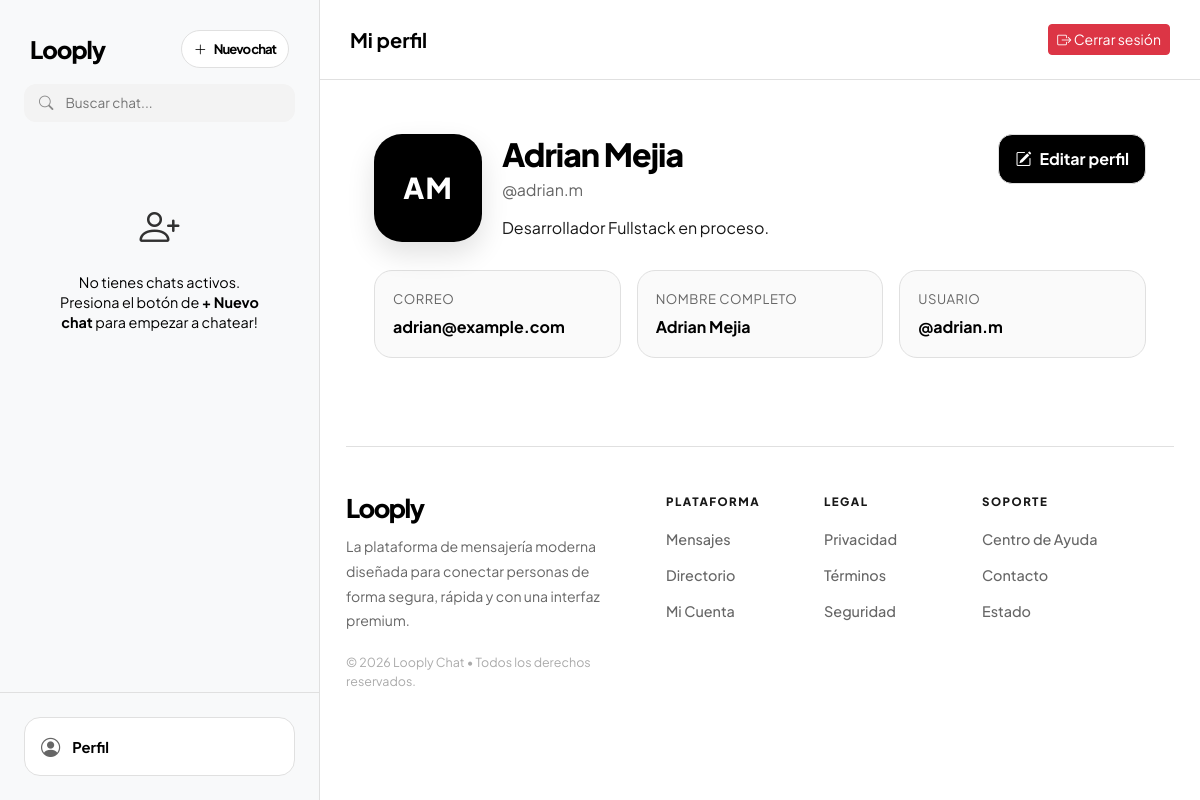
/views/profile.php (signed in), run on the app's committed database.
### tables this page shows
CREATE TABLE users (
    id INT AUTO_INCREMENT PRIMARY KEY,
    full_name VARCHAR(100) NOT NULL,
    username VARCHAR(50) NOT NULL UNIQUE,
    email VARCHAR(100) NOT NULL UNIQUE,
    password VARCHAR(255) NOT NULL,
    bio TEXT,
    created_at TIMESTAMP DEFAULT CURRENT_TIMESTAMP
);

### includes/queries.php (called while the page is built, shortened)
<?php
function q_get_user_by_id(PDO $db, int $id): array|false
{
    $stmt = $db->prepare('SELECT * FROM users WHERE id = ?');
    $stmt->execute([$id]);
    return $stmt->fetch();
}

### views/profile.php (the view, shortened to what this page needs)
<?php
require_once(__DIR__ . "/../includes/bootstrap.php");
require_once(__DIR__ . "/../includes/queries.php");
$db    = (new connectionDatabase())->con;
$my_id = $_SESSION['user_id'];
$contacts = q_get_sidebar_contacts($db, $my_id);
$user     = q_get_user_by_id($db, $my_id);
function getInitials($name) {
    $words = explode(" ", $name);
    $initials = "";
    foreach ($words as $w) {
        if (!empty($w)) $initials .= $w[0];
    }
    return strtoupper(substr($initials, 0, 2));
}
?>
<!DOCTYPE html>
<html lang="es">
<head>
</head>
<body>
<div class="app-container mobile-content-page">
    <div class="sidebar">
        <div class="sidebar-header sidebar-header-row pb-0">
            <span>Looply</span>
            <a href="new-chat.php" class="new-chat-trigger text-decoration-none">
                <i class="bi bi-plus-lg"></i>
                <span>Nuevo chat</span>
            </a>
        </div>
        <div class="px-4 py-3">
            <div class="search-wrapper">
                <i class="bi bi-search"></i>
                <input type="text" id="sidebarSearch" class="search-input" placeholder="Buscar chat...">
            </div>
        </div>
        <div class="contact-list">
            <?php if (empty($contacts)): ?>
                <div class="p-5 text-center" style="color: var(--text-bright);">
                    <i class="bi bi-person-plus mb-3 d-block" style="font-size: 2.5rem; opacity: 0.8;"></i>
                    <p style="font-size: 0.9rem; line-height: 1.4;">No tienes chats activos.<br>Presiona el botón de <b>+ Nuevo chat</b> para empezar a chatear!</p>
                </div>
            <?php endif; ?>
        </div>
        <div class="p-4 sidebar-footer" style="border-top: 1px solid var(--glass-border);">
            <a href="profile.php" class="btn-profile btn-profile-active">
                <i class="bi bi-person-circle"></i>
                <span>Perfil</span>
            </a>
        </div>
    </div>
    <div class="profile-window">
        <div class="profile-topbar">
            <div class="d-flex justify-content-between w-100 align-items-center">
                <h5 class="fw-bold mb-0">Mi perfil</h5>
                <a href="../auth/logout.php" class="btn btn-danger btn-sm">
                    <i class="bi bi-box-arrow-right"></i> Cerrar sesión
                </a>
            </div>
        </div>
        <div class="profile-panel-app">
            <div class="profile-card-main" id="view-mode">
                <div class="profile-card-head">
                    <div class="profile-card-identity">
                        <div class="profile-avatar-large-wrapper">
                            <div class="profile-avatar-large avatar-initials avatar-initials-large" aria-label="<?php echo htmlspecialchars($user['full_name']); ?>">
                                <?php echo getInitials($user['full_name']); ?>
                            </div>
                        </div>
                        <div class="profile-card-copy">
                            <h2 class="profile-name-main"><?php echo htmlspecialchars($user['full_name']); ?></h2>
                            <p class="profile-username-main">@<?php echo htmlspecialchars($user['username']); ?></p>
                            <p class="profile-description-main">
                                <?php echo htmlspecialchars($user['bio'] ?? 'Sin biografía.'); ?>
                            </p>
                        </div>
                    </div>
                    <button class="profile-edit-button" onclick="toggleEditMode()">
                        <i class="bi bi-pencil-square"></i>
                        <span>Editar perfil</span>
                    </button>
                </div>
                <div class="profile-meta-grid">
                    <div class="profile-meta-card">
                        <span class="profile-meta-label">Correo</span>
                        <strong><?php echo htmlspecialchars($user['email']); ?></strong>
                    </div>
                    <div class="profile-meta-card">
                        <span class="profile-meta-label">Nombre completo</span>
                        <strong><?php echo htmlspecialchars($user['full_name']); ?></strong>
                    </div>
                    <div class="profile-meta-card">
                        <span class="profile-meta-label">Usuario</span>
                        <strong>@<?php echo htmlspecialchars($user['username']); ?></strong>
                    </div>
                </div>
            </div>
            <footer class="profile-footer">
                <div class="profile-footer-inner">
                    <div class="profile-footer-brand">
                        <div class="profile-footer-logo">Looply</div>
                        <p class="profile-footer-desc">
                            La plataforma de mensajer&iacute;a moderna dise&ntilde;ada para conectar personas de forma segura, r&aacute;pida y con una interfaz premium.
                        </p>
                        <div class="profile-footer-copy">
                            &copy; <?php echo date('Y'); ?> Looply Chat &bull; Todos los derechos reservados.
                        </div>
                    </div>
                    <div class="profile-footer-links">
                        <div class="profile-footer-col">
                            <h6 class="profile-footer-col-title">Plataforma</h6>
                            <ul class="list-unstyled">
                                <li><a href="../index.php" class="footer-link">Mensajes</a></li>
                                <li><a href="new-chat.php" class="footer-link">Directorio</a></li>
                                <li><a href="profile.php" class="footer-link">Mi Cuenta</a></li>
                            </ul>
                        </div>
                        <div class="profile-footer-col">
                            <h6 class="profile-footer-col-title">Legal</h6>
                            <ul class="list-unstyled">
                                <li><a href="#" class="footer-link">Privacidad</a></li>
                                <li><a href="#" class="footer-link">T&eacute;rminos</a></li>
                                <li><a href="#" class="footer-link">Seguridad</a></li>
                            </ul>
                        </div>
                        <div class="profile-footer-col">
                            <h6 class="profile-footer-col-title">Soporte</h6>
                            <ul class="list-unstyled">
                                <li><a href="#" class="footer-link">Centro de Ayuda</a></li>
                                <li><a href="#" class="footer-link">Contacto</a></li>
                                <li><a href="#" class="footer-link">Estado</a></li>
                            </ul>
                        </div>
                    </div>
                </div>
            </footer>
        </div>
    </div>
</div>
</body>
</html>

### data on the page
users: full_name "AM", full_name "Adrian Mejia", username "adrian.m", bio "Desarrollador Fullstack en proceso.", email "adrian@example.com"
